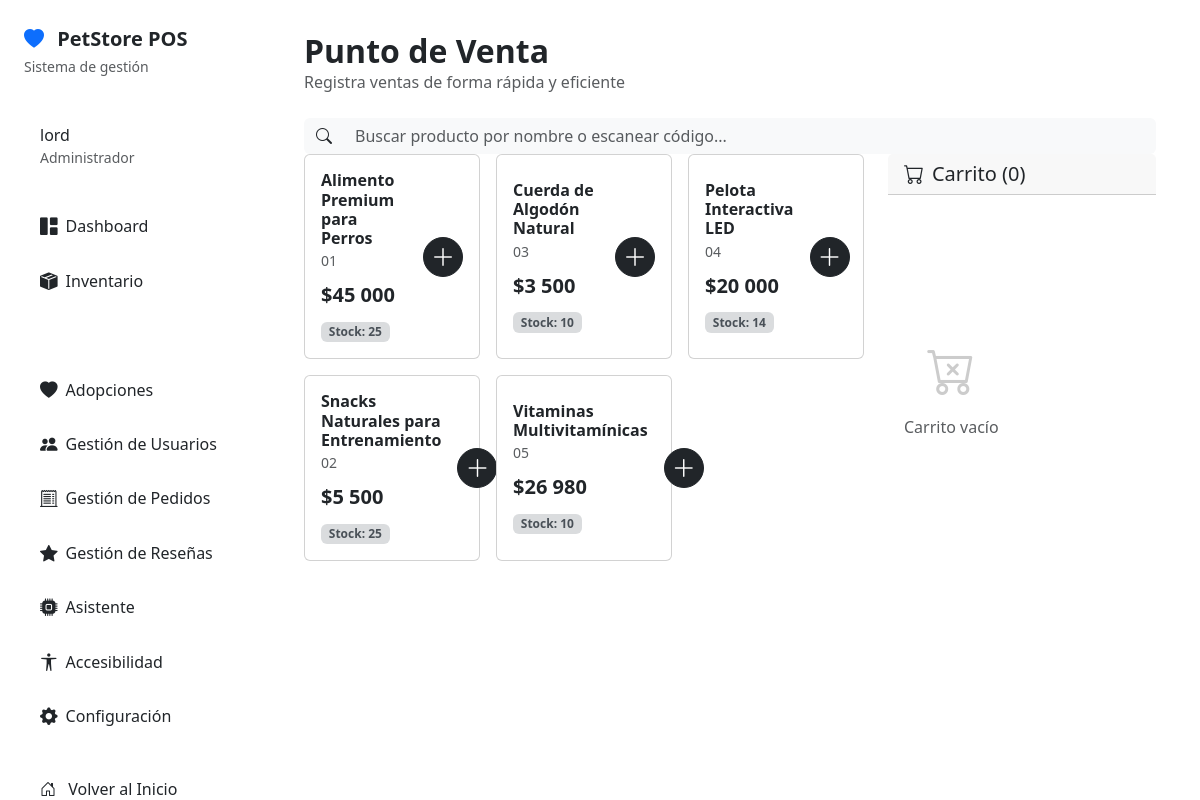
Page /es/dashboard/pos/ (signed in) on the earlier database version.
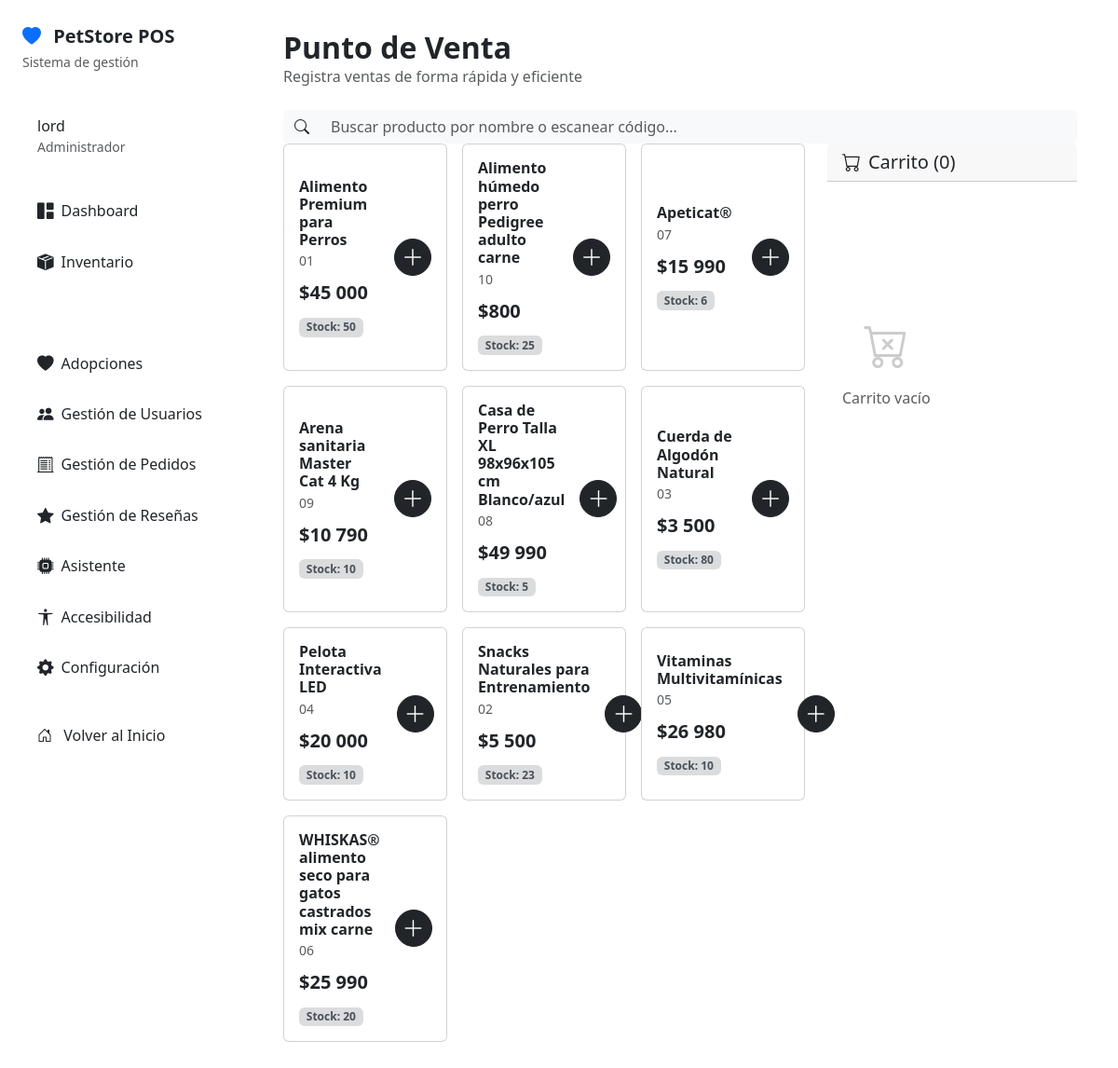
Same page on the later database version.
### catalog/models.py (models this page shows, shortened)
class Product(models.Model):
    sku = models.CharField(_("SKU"), max_length=3, unique=True)
    name = models.CharField(_("Nombre"), max_length=120)
    category = models.CharField(_("Categoría"), max_length=8, choices=Category.choices)
    price = models.DecimalField(_("Precio"), max_digits=10, decimal_places=2)
    stock = models.PositiveIntegerField(_("Stock"), default=0)
    description = models.TextField(_("Descripción"), blank=True)
    image = models.ImageField(_("Imagen"), upload_to="products/", blank=True, null=True)
    is_active = models.BooleanField(_("Activo"), default=True)
    created_at = models.DateTimeField(auto_now_add=True)
    class Meta:
        ordering = ["name"]
        verbose_name = _("Producto")
        verbose_name_plural = _("Productos")
        indexes = [
            models.Index(fields=['category', 'is_active']),
            models.Index(fields=['sku']),
        ]

### dashboard/views.py (the view)
class DashboardPOSView(ListView):
    model = Product
    template_name = "dashboard/pos.html"
    context_object_name = "products"
    def get_queryset(self):
        queryset = super().get_queryset().filter(is_active=True, stock__gt=0)
        query = self.request.GET.get('q')
        if query:
            queryset = queryset.filter(
                models.Q(name__icontains=query) |
                models.Q(sku__icontains=query)
            )
        return queryset.order_by('name')
    def get_context_data(self, **kwargs):
        context = super().get_context_data(**kwargs)
        return context

### core/context_processors.py (called while the page is built)
def openai_chatbot(request):
    return {
        'OPENAI_ENABLED': getattr(settings, 'OPENAI_ENABLED', False),
    }

### templates/dashboard/pos.html (shortened to what this page needs)
{% extends "dashboard/base.html" %}
{% load i18n %}
{% load humanize %}
{% block dashboard_head %}
{% load static %}
<link rel="stylesheet" href="{% static 'css/dashboard/pos.css' %}" />
{% endblock %}
{% block dashboard_content %}
    <div class="d-flex justify-content-between align-items-center mb-4">
        <div>
            <h2 class="fw-bold mb-0">{% trans "Punto de Venta" %}</h2>
            <p class="text-muted mb-0">{% trans "Registra ventas de forma rápida y eficiente" %}</p>
        </div>
    </div>
    <div class_ ="card stat-card mb-4">
        <div class="card-body">
            <form method="get">
                <div class="input-group">
                    <span class="input-group-text bg-light border-0"><i class="bi bi-search"></i></span>
                    <input type="text" name="q" class="form-control bg-light border-0" placeholder="{% trans 'Buscar producto por nombre o escanear código...' %}" value="{{ request.GET.q }}">
                </div>
            </form>
        </div>
    </div>
    <div class="row g-4">
        <div class="col-lg-8">
            <div class="row g-3">
                {% for product in products %}
                <div class="col-md-6 col-xl-4">
                    <div class="card pos-product-card h-100">
                        <div class="card-body d-flex align-items-center">
                            <div class="flex-grow-1">
                                <h6 class="fw-bold mb-0 text-dark">{{ product.name }}</h6>
                                <small class="text-muted">{{ product.sku }}</small>
                                <div class="product-price mt-2 mb-2">${{ product.price|floatformat:0|intcomma }}</div>
                                <span class="badge bg-secondary bg-opacity-25 text-dark-emphasis">
                                    {% trans "Stock" %}: {{ product.stock }}
                                </span>
                            </div>
                            <div class="ms-3">
                                <button class="btn btn-dark pos-add-btn d-flex align-items-center justify-content-center">
                                    <i class="bi bi-plus-lg"></i>
                                </button>
                            </div>
                        </div>
                    </div>
                </div>
                {% empty %}
                <div class="col-12">
                    <div class="alert alert-info">
                        {% trans "No se encontraron productos activos o en stock." %}
                    </div>
                </div>
                {% endfor %}
            </div>
        </div>
        <div class="col-lg-4">
            <div class="card stat-card">
                <div class="card-header">
                    <h5 class="card-title mb-0">
                        <i class="bi bi-cart me-2"></i>{% trans "Carrito" %} (0)
                    </h5>
                </div>
                <div class="card-body pos-cart-body">
                    <div class="text-center">
                        <i class="bi bi-cart-x" style="font-size: 3rem; color: #ccc;"></i>
                        <p class="text-muted mt-2">{% trans "Carrito vacío" %}</p>
                    </div>
                </div>
                </div>
        </div>
    </div>
{% endblock %}

Differences in the rows shown:
changed Product "Alimento Premium para Perros": stock "25" → "50"
added Product: name "Alimento húmedo perro Pedigree adulto carne", sku "10", price "800", stock "25"
added Product: name "Apeticat®", sku "07", price "15 990", stock "6"
added Product: name "Arena sanitaria Master Cat 4 Kg", sku "09", price "10 790", stock "10"
added Product: name "Casa de Perro Talla XL 98x96x105 cm Blanco/azul", sku "08", price "49 990", stock "5"
changed Product "Cuerda de Algodón Natural": stock "10" → "80"
changed Product "Pelota Interactiva LED": stock "14" → "10"
changed Product "Snacks Naturales para Entrenamiento": stock "25" → "23"
added Product: name "WHISKAS® alimento seco para gatos castrados mix carne", sku "06", price "25 990", stock "20"
